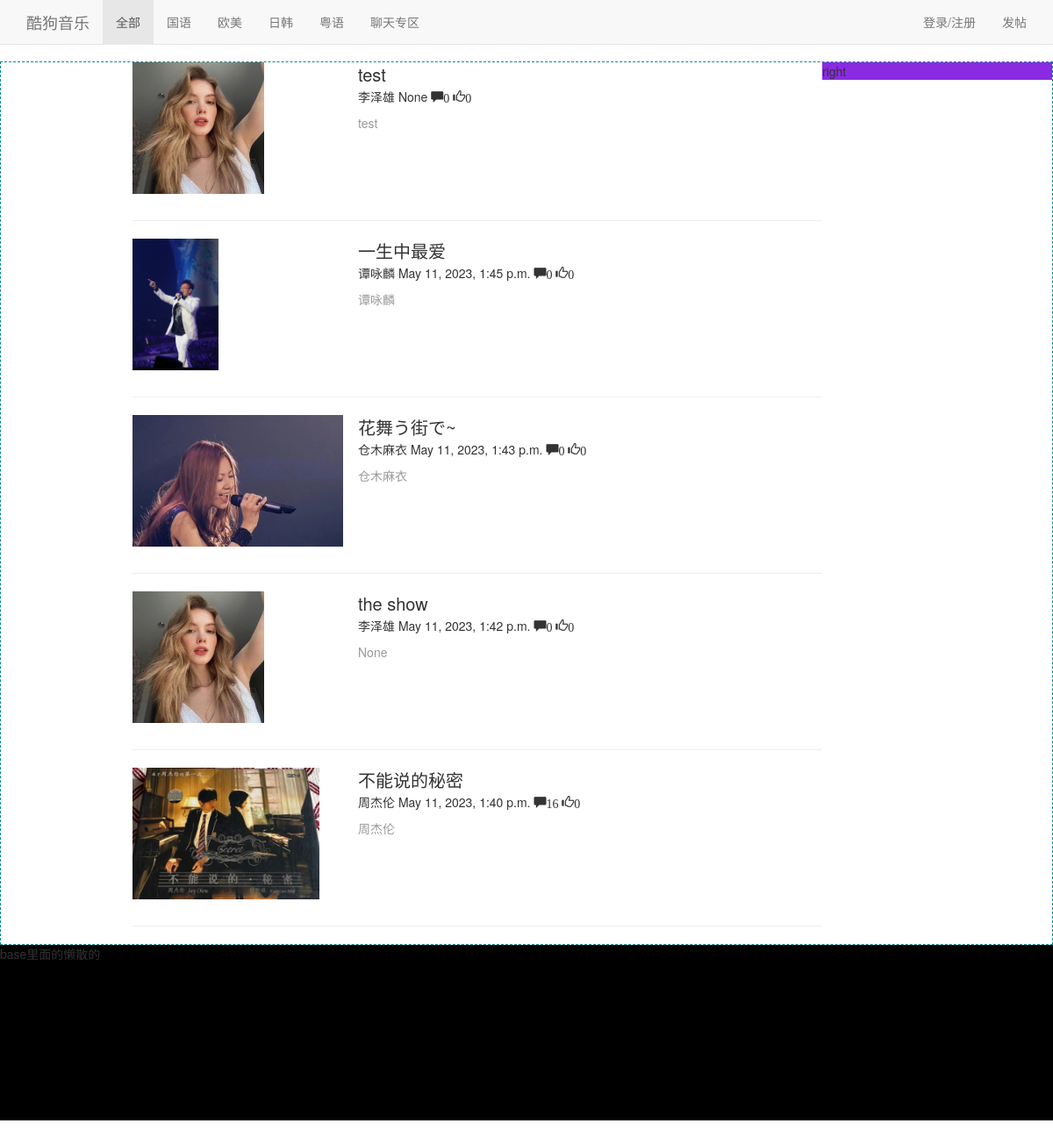
The page /bbs/ on the database its author committed.
### bbs/models.py (models this page shows, shortened)
class Category(models.Model):
    name = models.CharField(max_length=64,unique=True)
    brief = models.CharField(null=True,blank=True,max_length=255)
    set_as_top_menu = models.BooleanField(default=False)
    position_index = models.SmallIntegerField()
    admins = models.ManyToManyField("UserProfile",blank=True)

class Article(models.Model):
    title = models.CharField(max_length=255)
    brief = models.CharField(null=True,blank=True,max_length=255)
    category = models.ForeignKey("Category",on_delete=models.CASCADE)
    content = models.TextField(u"文章内容")
    author = models.ForeignKey("UserProfile",on_delete=models.CASCADE)
    pub_date = models.DateTimeField(blank=True,null=True)
    last_modify = models.DateTimeField(auto_now=True)
    priority = models.IntegerField(u"优先级",default=1000)
    head_img = models.ImageField(u"文章标题图片",upload_to="uploads",blank=True,null=True)
    status_choices = (('draft',u"草稿"),
                      ('published',u"已发布"),
                      ('hidden',u"隐藏"),
                      )
    status = models.CharField(choices=status_choices,default='published',max_length=32)

class UserProfile(models.Model):
    user = models.OneToOneField(User,on_delete=models.CASCADE)
    name =models.CharField(max_length=32)
    signature= models.CharField(max_length=255,blank=True,null=True)
    head_img = models.ImageField(height_field=150,width_field=150,blank=True,null=True)
    friends = models.ManyToManyField('self',related_name="my_friends",blank=True)

### bbs/views.py (the view)
def index(request):
    category_obj = models.Category.objects.get(position_index=1)
    article_list = models.Article.objects.filter(status="published")
    for i  in article_list:
        print (i.id)
    return render(request,'bbs/index.html',{"category_list":category_list,
                                            'article_list':article_list,
                                            'category_obj':category_obj})

### bbs/templatetags/custom.py (called while the page is built)
@register.filter
def truncate_url(img_url):
    return img_url.name.split('/',maxsplit=1)[-1]

@register.simple_tag
def filter_comment(article_obj):
    query_set = article_obj.comment_set.select_related()
    comments = {
        'comment_count': query_set.filter(comment_type=1).count(),
        'thumb_count': query_set.filter(comment_type=2).count()
    }
    return comments

### templates/bbs/index.html (shortened to what this page needs)
{% extends 'base.html' %}
{% load custom %}
{% block page-container %}
    <div class="wrap-left">
        {% for article in article_list reversed %}
            <div article_id="{{ article.id }}" class="article-box row">
                <div class="article-head-img col-md-4">
                    <img src="/static/{{ article.head_img|truncate_url }}">
                </div>
                <div class="article-brief col-md-8">
                    <a  class="article-title" href="{% url 'article_detail' article.id %}">{{ article.title }}</a>
                    <div class="article-brief-info">
                        <span>
                            {{ article.author.name }}
                        </span>
                        <span>
                            {{ article.pub_date }}
                        </span>
                            {% filter_comment article as comments %}
                        <span class="glyphicon glyphicon-comment" aria-hidden="true">{{ comments.comment_count }}</span>
                        <span class="glyphicon glyphicon-thumbs-up" aria-hidden="true">{{ comments.thumb_count }}</span>
                    </div>
                    <div class="article-brief-text">
                        <span>
                            {{ article.brief }}
                        </span>
                    </div>
                </div>
            </div>
            <hr/>
        {% endfor %}
    </div>
    <div class="wrap-right">
            right
    </div>
{% endblock %}

### templates/base.html (shortened to what this page needs)
<!DOCTYPE html>
<html lang="zh-CN"><head><meta http-equiv="Content-Type" content="text/html; charset=UTF-8">
    <link href="/static/bootstrap-4.6.2/css/bootstrap.min.css" rel="stylesheet">
    <link href="/static/bootstrap-4.6.2/css/ie10-viewport-bug-workaround.css" rel="stylesheet">
    <link href="/static/bootstrap-4.6.2/css//navbar-fixed-top.css" rel="stylesheet">
    <link href="/static/bootstrap-4.6.2/css//custom.css" rel="stylesheet">
  </head>
  <body>    {% csrf_token %}
    <nav class="navbar navbar-default navbar-fixed-top">
      <div class="container">
        <div class="navbar-header">
          <a class="navbar-brand" href="https://v3.bootcss.com/examples/navbar-fixed-top/#">酷狗音乐</a>
        </div>
        <div id="navbar" class="navbar-collapse collapse">
          <ul class="nav navbar-nav">
            {% for category in category_list %}
              {% if category.id == category_obj.id %}
                <li class="active"><a href="/bbs/category/{{ category.id }}">{{ category.name }}</a></li>
              {% else %}
                <li class=""><a href="/bbs/category/{{ category.id }}">{{ category.name }}</a></li>
              {% endif %}
            {% endfor %}
              <li class=""><a href="{% url 'chat_dashboard' %}">聊天专区</a></li>
          </ul>
          <ul class="nav navbar-nav navbar-right">
            {% if request.user.is_authenticated %}
              <li class=""><a href="#">{{ request.user.userprofile.name }}</a></li>
              <li class=""><a href="{% url 'logout' %}">注销</a></li>
            {% else %}
              <li class=""><a href="{% url 'login' %}">登录/注册</a></li>
            {% endif %}
              <li class=""><a href="{% url 'new-article' %}">发帖</a></li>
          </ul>
        </div>
      </div>
    </nav>
    <div class="page-container">
      {% block page-container %}{% endblock %}
    </div>
    <footer class="footer">
        base里面的懒散的
    </footer>
</body></html>

### rows shown on the page
Category: name "全部"
Category: name "国语"
Category: name "欧美"
Category: name "日韩"
Category: name "粤语"
Article: head_img (picture), title "test", author.name "李泽雄", pub_date "None", comment_count "0", thumb_count "0", brief "test"
Article: head_img (picture), title "一生中最爱", author.name "谭咏麟", pub_date "May 11, 2023, 1:45 p.m.", comment_count "0", thumb_count "0", brief "谭咏麟"
Article: head_img (picture), title "花舞う街で~", author.name "仓木麻衣", pub_date "May 11, 2023, 1:43 p.m.", comment_count "0", thumb_count "0", brief "仓木麻衣"
Article: head_img (picture), title "the show", author.name "李泽雄", pub_date "May 11, 2023, 1:42 p.m.", comment_count "0", thumb_count "0", brief "None"
Article: head_img (picture), title "不能说的秘密", author.name "周杰伦", pub_date "May 11, 2023, 1:40 p.m.", comment_count "16", thumb_count "0", brief "周杰伦"
